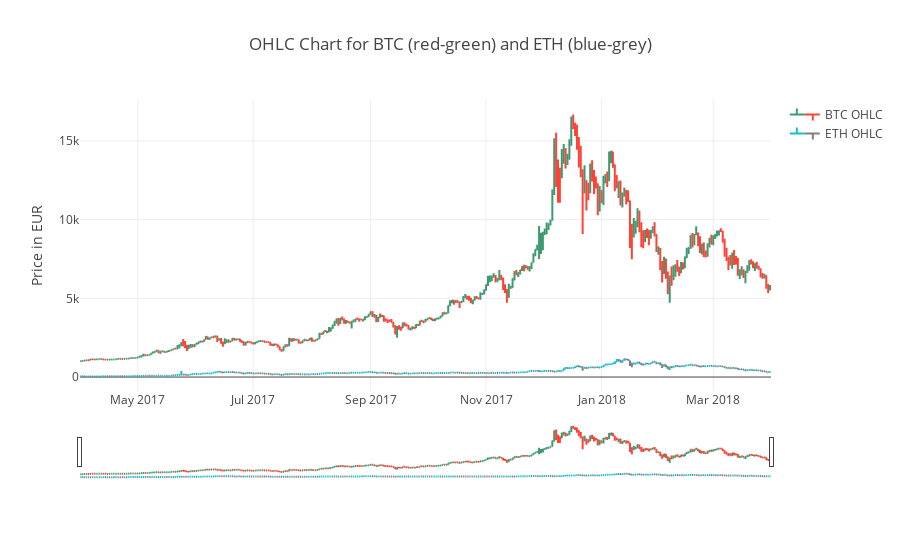
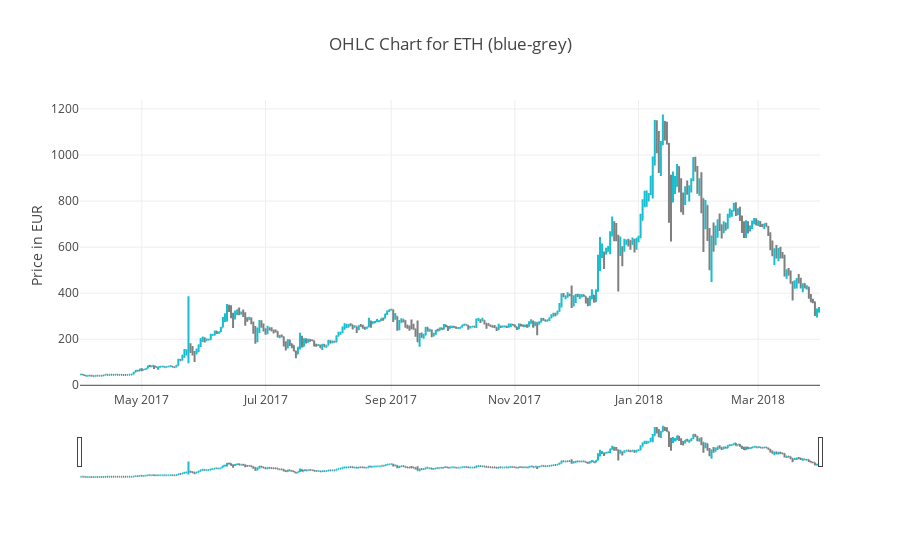

Here is the notebook cell these charts were saved with, in order:
### Markdown cell above
#### OHLC charts
A vertical line in OHLC chart shows the difference between the highest and the lowest price.
Generally, the longer the vertical line in OHLC chart, the more intense the trading. 

A tickmark on the left side of the OHLC chart indicates the opening price and 
a tickmark on the rightside indicates the closing price.
A green color represents that the closing price is higher than the opening price. 
A red color signifies the opposite (closing price is lower than the opening price). 

OHLC charts are a visual aid for decision making in trading as it identifies trends.

### Code cell
trace1 = go.Ohlc(x=df_btc['time'],
                open=df_btc['open'],
                high=df_btc['high'],
                low=df_btc['low'],
                close=df_btc['close'],
                name = 'BTC OHLC')
data1 = [trace1]

trace2 = go.Ohlc(x=df_eth['time'],
                open=df_eth['open'],
                high=df_eth['high'],
                low=df_eth['low'],
                close=df_eth['close'],
                name = 'ETH OHLC',
                increasing=dict(line=dict(color= '#17BECF')),
                decreasing=dict(line=dict(color= '#7F7F7F')))
data2 = [trace2]
layout = {
    'title': 'OHLC Chart for BTC (red-green) and ETH (blue-grey)',
    'yaxis': {'title': 'Price in EUR'}
}

py.iplot(dict(data=[trace1,trace2], layout=layout))
#py.iplot([trace1])
layout2 = {
    'title': 'OHLC Chart for ETH (blue-grey)',
    'yaxis': {'title': 'Price in EUR'}
}
py.iplot(dict(data=[trace2], layout=layout2))

### Figure 1 — Plotly figure (JSON) as saved in the notebook; plotly's stock layout.template omitted (floating-point values rounded to 4 significant figures; data arrays with more than 128 entries replaced by an {"elided": "..."} marker saying what was removed)
{"data": [{"close": {"elided": "365 float values"}, "high": {"elided": "365 float values"}, "low": {"elided": "365 float values"}, "name": "BTC OHLC", "open": {"elided": "365 float values"}, "type": "ohlc", "x": {"elided": "365 str values"}}, {"close": {"elided": "365 float values"}, "decreasing": {"line": {"color": "#7F7F7F"}}, "high": {"elided": "365 float values"}, "increasing": {"line": {"color": "#17BECF"}}, "low": {"elided": "365 float values"}, "name": "ETH OHLC", "open": {"elided": "365 float values"}, "type": "ohlc", "x": {"elided": "365 str values"}}], "layout": {"title": "OHLC Chart for BTC (red-green) and ETH (blue-grey)", "yaxis": {"title": "Price in EUR"}}}

### Figure 2 — Plotly figure (JSON) as saved in the notebook; plotly's stock layout.template omitted (floating-point values rounded to 4 significant figures; data arrays with more than 128 entries replaced by an {"elided": "..."} marker saying what was removed)
{"data": [{"close": {"elided": "365 float values"}, "decreasing": {"line": {"color": "#7F7F7F"}}, "high": {"elided": "365 float values"}, "increasing": {"line": {"color": "#17BECF"}}, "low": {"elided": "365 float values"}, "name": "ETH OHLC", "open": {"elided": "365 float values"}, "type": "ohlc", "x": {"elided": "365 str values"}}], "layout": {"title": "OHLC Chart for ETH (blue-grey)", "yaxis": {"title": "Price in EUR"}}}
